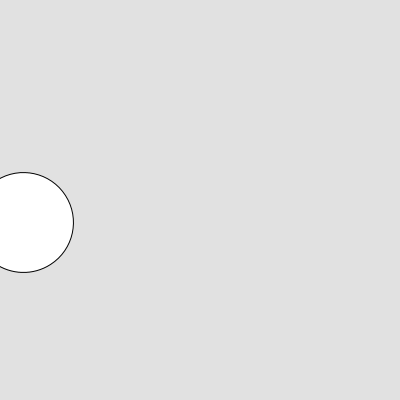
Frame 1 (no input)
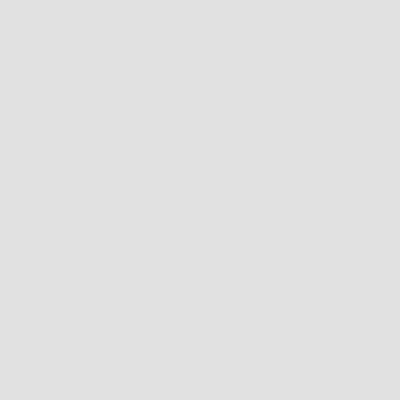
Frame 60 (the mouse pressed at the canvas centre just before this capture)
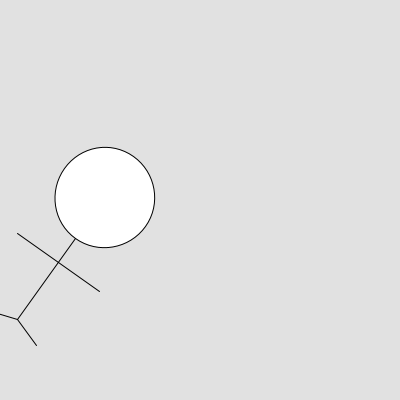
Frame 120 (the mouse held since frame 60 and released just before this capture)

The Processing sketch that drew these frames (run headless with seeded random() and noise(); from frame 60 on, the mouse is pressed at the canvas centre):

// Processing sketch: sketch_210909b
// ── sketch_210909b.pde
void setup(){
size(400,400);
}
void draw(){
background(225);
rotate(frameCount);
line(200, 150, 200, 250);
circle(200,100,100);
line(150, 180, 250, 180);
line(200, 250, 170, 260);
line(200, 250, 230, 260);
frameRate(4);
}
